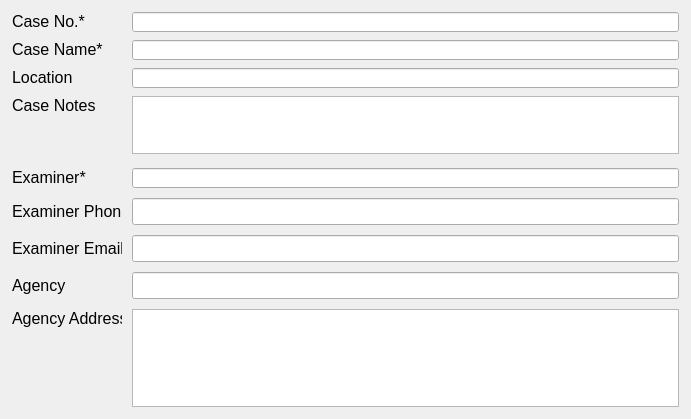
<?xml version="1.0" encoding="UTF-8"?>
<ui version="4.0">
 <class>page_case_info</class>
 <widget class="QWidget" name="page_case_info">
  <property name="geometry">
   <rect>
    <x>0</x>
    <y>0</y>
    <width>691</width>
    <height>419</height>
   </rect>
  </property>
  <property name="font">
   <font>
    <family>Lucida Grande</family>
    <pointsize>12</pointsize>
   </font>
  </property>
  <property name="windowTitle">
   <string>Form</string>
  </property>
  <layout class="QVBoxLayout" name="verticalLayout_6">
   <property name="spacing">
    <number>12</number>
   </property>
   <property name="leftMargin">
    <number>12</number>
   </property>
   <property name="topMargin">
    <number>12</number>
   </property>
   <property name="rightMargin">
    <number>12</number>
   </property>
   <property name="bottomMargin">
    <number>12</number>
   </property>
   <item>
    <layout class="QVBoxLayout" name="verticalLayout_5">
     <property name="spacing">
      <number>14</number>
     </property>
     <item>
      <layout class="QVBoxLayout" name="verticalLayout_2">
       <property name="spacing">
        <number>8</number>
       </property>
       <item>
        <layout class="QHBoxLayout" name="horizontalLayout_12">
         <property name="spacing">
          <number>10</number>
         </property>
         <item>
          <widget class="QLabel" name="label_case_no">
           <property name="minimumSize">
            <size>
             <width>110</width>
             <height>0</height>
            </size>
           </property>
           <property name="maximumSize">
            <size>
             <width>85</width>
             <height>16777215</height>
            </size>
           </property>
           <property name="font">
            <font>
             <weight>50</weight>
             <bold>false</bold>
            </font>
           </property>
           <property name="text">
            <string>&lt;html&gt;&lt;head/&gt;&lt;body&gt;&lt;p&gt;&lt;span style=&quot; font-weight:400;&quot;&gt;Case No.*&lt;/span&gt;&lt;/p&gt;&lt;/body&gt;&lt;/html&gt;</string>
           </property>
          </widget>
         </item>
         <item>
          <widget class="QLineEdit" name="lineEdit_case_no">
           <property name="minimumSize">
            <size>
             <width>0</width>
             <height>20</height>
            </size>
           </property>
           <property name="maximumSize">
            <size>
             <width>16777215</width>
             <height>20</height>
            </size>
           </property>
           <property name="font">
            <font>
             <pointsize>12</pointsize>
            </font>
           </property>
           <property name="focusPolicy">
            <enum>Qt::StrongFocus</enum>
           </property>
           <property name="styleSheet">
            <string notr="true"/>
           </property>
           <property name="inputMethodHints">
            <set>Qt::ImhNone</set>
           </property>
           <property name="inputMask">
            <string/>
           </property>
           <property name="text">
            <string/>
           </property>
          </widget>
         </item>
        </layout>
       </item>
       <item>
        <layout class="QHBoxLayout" name="horizontalLayout_13">
         <property name="spacing">
          <number>10</number>
         </property>
         <item>
          <widget class="QLabel" name="label_case_name">
           <property name="minimumSize">
            <size>
             <width>110</width>
             <height>0</height>
            </size>
           </property>
           <property name="maximumSize">
            <size>
             <width>85</width>
             <height>16777215</height>
            </size>
           </property>
           <property name="font">
            <font>
             <weight>50</weight>
             <bold>false</bold>
            </font>
           </property>
           <property name="text">
            <string>&lt;html&gt;&lt;head/&gt;&lt;body&gt;&lt;p&gt;&lt;span style=&quot; font-weight:400;&quot;&gt;Case Name*&lt;/span&gt;&lt;/p&gt;&lt;/body&gt;&lt;/html&gt;</string>
           </property>
          </widget>
         </item>
         <item>
          <widget class="QLineEdit" name="lineEdit_case_name">
           <property name="minimumSize">
            <size>
             <width>0</width>
             <height>20</height>
            </size>
           </property>
           <property name="maximumSize">
            <size>
             <width>16777215</width>
             <height>20</height>
            </size>
           </property>
           <property name="font">
            <font>
             <pointsize>12</pointsize>
            </font>
           </property>
           <property name="focusPolicy">
            <enum>Qt::StrongFocus</enum>
           </property>
           <property name="styleSheet">
            <string notr="true"/>
           </property>
          </widget>
         </item>
        </layout>
       </item>
       <item>
        <layout class="QHBoxLayout" name="horizontalLayout_16">
         <property name="spacing">
          <number>10</number>
         </property>
        </layout>
       </item>
       <item>
        <layout class="QHBoxLayout" name="horizontalLayout_17">
         <property name="spacing">
          <number>10</number>
         </property>
         <item>
          <widget class="QLabel" name="label_location">
           <property name="minimumSize">
            <size>
             <width>110</width>
             <height>0</height>
            </size>
           </property>
           <property name="maximumSize">
            <size>
             <width>85</width>
             <height>16777215</height>
            </size>
           </property>
           <property name="font">
            <font>
             <weight>50</weight>
             <bold>false</bold>
            </font>
           </property>
           <property name="text">
            <string>&lt;html&gt;&lt;head/&gt;&lt;body&gt;&lt;p&gt;&lt;span style=&quot; font-weight:400;&quot;&gt;Location&lt;/span&gt;&lt;/p&gt;&lt;/body&gt;&lt;/html&gt;</string>
           </property>
          </widget>
         </item>
         <item>
          <widget class="QLineEdit" name="lineEdit_location">
           <property name="minimumSize">
            <size>
             <width>0</width>
             <height>20</height>
            </size>
           </property>
           <property name="maximumSize">
            <size>
             <width>16777215</width>
             <height>20</height>
            </size>
           </property>
           <property name="font">
            <font>
             <pointsize>12</pointsize>
            </font>
           </property>
           <property name="focusPolicy">
            <enum>Qt::StrongFocus</enum>
           </property>
           <property name="styleSheet">
            <string notr="true"/>
           </property>
           <property name="inputMethodHints">
            <set>Qt::ImhNone</set>
           </property>
          </widget>
         </item>
        </layout>
       </item>
       <item>
        <layout class="QHBoxLayout" name="horizontalLayout">
         <property name="spacing">
          <number>10</number>
         </property>
         <item>
          <layout class="QVBoxLayout" name="verticalLayout">
           <item>
            <widget class="QLabel" name="label_case_note">
             <property name="minimumSize">
              <size>
               <width>110</width>
               <height>0</height>
              </size>
             </property>
             <property name="maximumSize">
              <size>
               <width>85</width>
               <height>16777215</height>
              </size>
             </property>
             <property name="font">
              <font>
               <weight>50</weight>
               <bold>false</bold>
              </font>
             </property>
             <property name="styleSheet">
              <string notr="true"/>
             </property>
             <property name="text">
              <string>&lt;html&gt;&lt;head/&gt;&lt;body&gt;&lt;p&gt;&lt;span style=&quot; font-weight:400;&quot;&gt;Case Notes&lt;/span&gt;&lt;/p&gt;&lt;/body&gt;&lt;/html&gt;</string>
             </property>
            </widget>
           </item>
           <item>
            <spacer name="verticalSpacer">
             <property name="orientation">
              <enum>Qt::Vertical</enum>
             </property>
             <property name="sizeHint" stdset="0">
              <size>
               <width>20</width>
               <height>20</height>
              </size>
             </property>
            </spacer>
           </item>
          </layout>
         </item>
         <item>
          <widget class="QTextEdit" name="textEdit_case_notes">
           <property name="minimumSize">
            <size>
             <width>0</width>
             <height>55</height>
            </size>
           </property>
           <property name="maximumSize">
            <size>
             <width>16777215</width>
             <height>200</height>
            </size>
           </property>
           <property name="font">
            <font>
             <pointsize>12</pointsize>
            </font>
           </property>
           <property name="styleSheet">
            <string notr="true"/>
           </property>
           <property name="frameShape">
            <enum>QFrame::StyledPanel</enum>
           </property>
           <property name="frameShadow">
            <enum>QFrame::Plain</enum>
           </property>
          </widget>
         </item>
        </layout>
       </item>
      </layout>
     </item>
     <item>
      <layout class="QVBoxLayout" name="verticalLayout_4">
       <property name="spacing">
        <number>10</number>
       </property>
       <item>
        <layout class="QHBoxLayout" name="horizontalLayout_14">
         <property name="spacing">
          <number>10</number>
         </property>
         <item>
          <widget class="QLabel" name="label_examiner">
           <property name="minimumSize">
            <size>
             <width>110</width>
             <height>0</height>
            </size>
           </property>
           <property name="maximumSize">
            <size>
             <width>110</width>
             <height>16777215</height>
            </size>
           </property>
           <property name="font">
            <font>
             <weight>50</weight>
             <bold>false</bold>
            </font>
           </property>
           <property name="text">
            <string>&lt;html&gt;&lt;head/&gt;&lt;body&gt;&lt;p&gt;&lt;span style=&quot; font-weight:400;&quot;&gt;Examiner*&lt;/span&gt;&lt;/p&gt;&lt;/body&gt;&lt;/html&gt;</string>
           </property>
          </widget>
         </item>
         <item>
          <widget class="QLineEdit" name="lineEdit_examiner">
           <property name="minimumSize">
            <size>
             <width>0</width>
             <height>20</height>
            </size>
           </property>
           <property name="maximumSize">
            <size>
             <width>16777215</width>
             <height>20</height>
            </size>
           </property>
           <property name="font">
            <font>
             <pointsize>12</pointsize>
            </font>
           </property>
           <property name="focusPolicy">
            <enum>Qt::StrongFocus</enum>
           </property>
           <property name="styleSheet">
            <string notr="true"/>
           </property>
           <property name="readOnly">
            <bool>false</bool>
           </property>
          </widget>
         </item>
        </layout>
       </item>
       <item>
        <layout class="QHBoxLayout" name="horizontalLayout_7">
         <property name="spacing">
          <number>10</number>
         </property>
         <item>
          <widget class="QLabel" name="label_examiner_phone">
           <property name="minimumSize">
            <size>
             <width>110</width>
             <height>0</height>
            </size>
           </property>
           <property name="maximumSize">
            <size>
             <width>110</width>
             <height>16777215</height>
            </size>
           </property>
           <property name="font">
            <font>
             <pointsize>12</pointsize>
             <weight>50</weight>
             <bold>false</bold>
            </font>
           </property>
           <property name="text">
            <string>&lt;html&gt;&lt;head/&gt;&lt;body&gt;&lt;p&gt;Examiner Phone&lt;/p&gt;&lt;/body&gt;&lt;/html&gt;</string>
           </property>
          </widget>
         </item>
         <item>
          <widget class="QLineEdit" name="lineEdit_examiner_phone">
           <property name="font">
            <font>
             <pointsize>12</pointsize>
            </font>
           </property>
           <property name="styleSheet">
            <string notr="true"/>
           </property>
          </widget>
         </item>
        </layout>
       </item>
       <item>
        <layout class="QHBoxLayout" name="horizontalLayout_8">
         <property name="spacing">
          <number>10</number>
         </property>
         <item>
          <widget class="QLabel" name="label_examiner_email">
           <property name="minimumSize">
            <size>
             <width>110</width>
             <height>0</height>
            </size>
           </property>
           <property name="maximumSize">
            <size>
             <width>110</width>
             <height>16777215</height>
            </size>
           </property>
           <property name="font">
            <font>
             <pointsize>12</pointsize>
             <weight>50</weight>
             <bold>false</bold>
            </font>
           </property>
           <property name="text">
            <string>&lt;html&gt;&lt;head/&gt;&lt;body&gt;&lt;p&gt;Examiner Email&lt;/p&gt;&lt;/body&gt;&lt;/html&gt;</string>
           </property>
          </widget>
         </item>
         <item>
          <widget class="QLineEdit" name="lineEdit_examiner_email">
           <property name="font">
            <font>
             <pointsize>12</pointsize>
            </font>
           </property>
           <property name="styleSheet">
            <string notr="true"/>
           </property>
          </widget>
         </item>
        </layout>
       </item>
       <item>
        <layout class="QHBoxLayout" name="horizontalLayout_15">
         <property name="spacing">
          <number>10</number>
         </property>
         <item>
          <widget class="QLabel" name="label_agency">
           <property name="minimumSize">
            <size>
             <width>110</width>
             <height>0</height>
            </size>
           </property>
           <property name="maximumSize">
            <size>
             <width>110</width>
             <height>16777215</height>
            </size>
           </property>
           <property name="font">
            <font>
             <weight>50</weight>
             <bold>false</bold>
            </font>
           </property>
           <property name="text">
            <string>&lt;html&gt;&lt;head/&gt;&lt;body&gt;&lt;p&gt;&lt;span style=&quot; font-weight:400;&quot;&gt;Agency&lt;/span&gt;&lt;/p&gt;&lt;/body&gt;&lt;/html&gt;</string>
           </property>
          </widget>
         </item>
         <item>
          <widget class="QLineEdit" name="lineEdit_agency"/>
         </item>
        </layout>
       </item>
       <item>
        <layout class="QHBoxLayout" name="horizontalLayout_9">
         <property name="spacing">
          <number>10</number>
         </property>
         <item>
          <layout class="QVBoxLayout" name="verticalLayout_8">
           <item>
            <widget class="QLabel" name="label_agency_address">
             <property name="minimumSize">
              <size>
               <width>110</width>
               <height>0</height>
              </size>
             </property>
             <property name="maximumSize">
              <size>
               <width>110</width>
               <height>16777215</height>
              </size>
             </property>
             <property name="font">
              <font>
               <family>Lucida Grande</family>
               <pointsize>12</pointsize>
               <weight>50</weight>
               <bold>false</bold>
              </font>
             </property>
             <property name="text">
              <string>&lt;html&gt;&lt;head/&gt;&lt;body&gt;&lt;p&gt;Agency Address&lt;/p&gt;&lt;/body&gt;&lt;/html&gt;</string>
             </property>
            </widget>
           </item>
           <item>
            <spacer name="verticalSpacer_3">
             <property name="orientation">
              <enum>Qt::Vertical</enum>
             </property>
             <property name="sizeHint" stdset="0">
              <size>
               <width>20</width>
               <height>20</height>
              </size>
             </property>
            </spacer>
           </item>
          </layout>
         </item>
         <item>
          <widget class="QTextEdit" name="textEdit_agency_address">
           <property name="minimumSize">
            <size>
             <width>0</width>
             <height>55</height>
            </size>
           </property>
           <property name="maximumSize">
            <size>
             <width>16777215</width>
             <height>200</height>
            </size>
           </property>
           <property name="font">
            <font>
             <pointsize>12</pointsize>
            </font>
           </property>
           <property name="styleSheet">
            <string notr="true"/>
           </property>
           <property name="frameShape">
            <enum>QFrame::StyledPanel</enum>
           </property>
          </widget>
         </item>
        </layout>
       </item>
       <item>
        <spacer name="verticalSpacer_2">
         <property name="orientation">
          <enum>Qt::Vertical</enum>
         </property>
         <property name="sizeHint" stdset="0">
          <size>
           <width>20</width>
           <height>40</height>
          </size>
         </property>
        </spacer>
       </item>
      </layout>
     </item>
    </layout>
   </item>
  </layout>
 </widget>
 <resources/>
 <connections/>
</ui>
